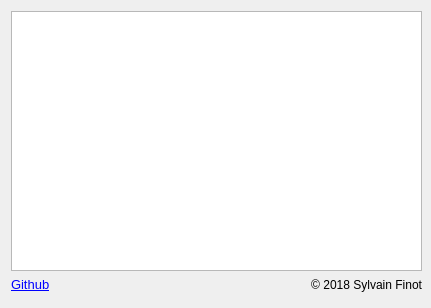
<?xml version="1.0" encoding="UTF-8"?>
<ui version="4.0">
 <class>aboutDialog</class>
 <widget class="QDialog" name="aboutDialog">
  <property name="geometry">
   <rect>
    <x>0</x>
    <y>0</y>
    <width>431</width>
    <height>308</height>
   </rect>
  </property>
  <property name="windowTitle">
   <string>About</string>
  </property>
  <property name="windowIcon">
   <iconset>
    <normaloff>../res/logo.png</normaloff>../res/logo.png</iconset>
  </property>
  <widget class="QWidget" name="">
   <property name="geometry">
    <rect>
     <x>11</x>
     <y>11</y>
     <width>411</width>
     <height>281</height>
    </rect>
   </property>
   <layout class="QGridLayout" name="gridLayout">
    <item row="0" column="0" colspan="2">
     <widget class="QPlainTextEdit" name="aboutTxt">
      <property name="readOnly">
       <bool>true</bool>
      </property>
     </widget>
    </item>
    <item row="1" column="0">
     <widget class="QLabel" name="label">
      <property name="font">
       <font>
        <pointsize>10</pointsize>
       </font>
      </property>
      <property name="text">
       <string>&lt;a href=&quot;https://github.com/SF73/Diamfab&quot;&gt;Github&lt;/a&gt;</string>
      </property>
      <property name="openExternalLinks">
       <bool>true</bool>
      </property>
     </widget>
    </item>
    <item row="1" column="1">
     <widget class="QLabel" name="label_2">
      <property name="focusPolicy">
       <enum>Qt::NoFocus</enum>
      </property>
      <property name="layoutDirection">
       <enum>Qt::LeftToRight</enum>
      </property>
      <property name="text">
       <string>© 2018 Sylvain Finot</string>
      </property>
      <property name="alignment">
       <set>Qt::AlignRight|Qt::AlignTrailing|Qt::AlignVCenter</set>
      </property>
     </widget>
    </item>
   </layout>
  </widget>
 </widget>
 <resources/>
 <connections/>
</ui>
